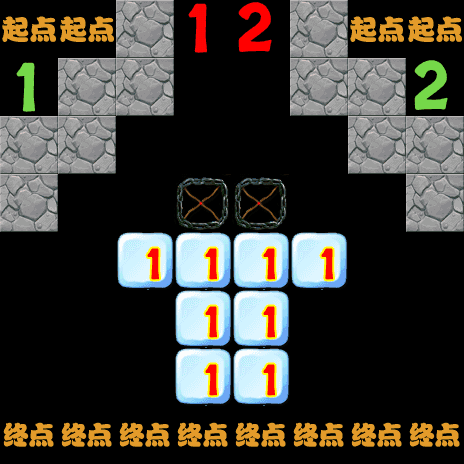

The image is a tile-based game level rendered from a .tmx file. Its description and source (layers, tilesets, objects; grid data summarised) follow:
An orthogonal 8x8 tile map with 58x58 px tiles, 8 tile layers (1-layer, 2-layer, 3-layer, 4-layer, ...).

<map version="1.0" orientation="orthogonal" renderorder="right-down" width="8" height="8" tilewidth="58" tileheight="58">
 <tileset firstgid="1" name="backgroundBlock" tilewidth="58" tileheight="58">
  <image source="backgroundBlock.png" width="348" height="870" />
 </tileset>
 <layer name="1-layer" width="8" height="8">
  <data>[64 cells, 53 non-empty, 1 distinct tile ids]</data>
 </layer>
 <layer name="2-layer" width="8" height="8">
  <data>[64 cells, 58 non-empty, 1 distinct tile ids]</data>
 </layer>
 <layer name="3-layer" width="8" height="8">
  <data>[64 cells, 43 non-empty, 1 distinct tile ids]</data>
 </layer>
 <layer name="4-layer" width="8" height="8">
  <data>[64 cells, 55 non-empty, 1 distinct tile ids]</data>
 </layer>
 <layer name="5-layer" width="8" height="8">
  <data>[64 cells, 52 non-empty, 5 distinct tile ids]</data>
 </layer>
 <layer name="6-layer" width="8" height="8">
  <data>[64 cells, 59 non-empty, 3 distinct tile ids]</data>
 </layer>
 <layer name="7-layer" width="8" height="8">
  <data>[64 cells, 63 non-empty, 2 distinct tile ids]</data>
 </layer>
 <layer name="8-layer" width="8" height="8">
  <data>[64 cells, 63 non-empty, 3 distinct tile ids]</data>
 </layer>
</map>
